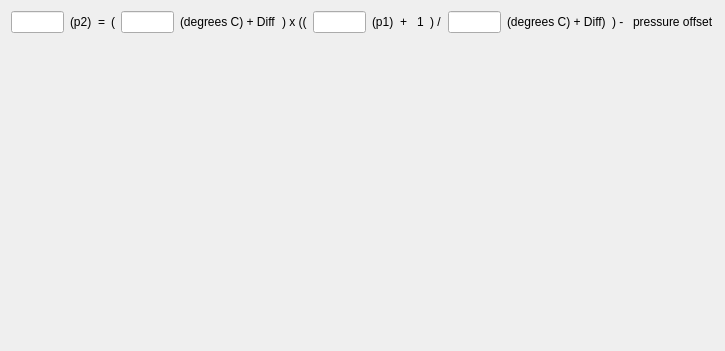
<?xml version="1.0" encoding="UTF-8"?>
<ui version="4.0">
 <class>CPage</class>
 <widget class="QWidget" name="CPage">
  <property name="geometry">
   <rect>
    <x>0</x>
    <y>0</y>
    <width>725</width>
    <height>351</height>
   </rect>
  </property>
  <property name="windowTitle">
   <string>Title</string>
  </property>
  <layout class="QVBoxLayout" name="verticalLayout">
   <item>
    <layout class="QHBoxLayout" name="horizontalLayout_2">
     <item>
      <widget class="QLineEdit" name="p2"/>
     </item>
     <item>
      <widget class="QLabel" name="p2Label">
       <property name="text">
        <string>(p2)</string>
       </property>
      </widget>
     </item>
     <item>
      <widget class="QLabel" name="label_5">
       <property name="text">
        <string>=</string>
       </property>
      </widget>
     </item>
     <item>
      <widget class="QLabel" name="label">
       <property name="text">
        <string>(</string>
       </property>
      </widget>
     </item>
     <item>
      <widget class="QLineEdit" name="t2"/>
     </item>
     <item>
      <widget class="QLabel" name="t2Label">
       <property name="text">
        <string>(degrees C) + Diff</string>
       </property>
      </widget>
     </item>
     <item>
      <widget class="QLabel" name="label_2">
       <property name="text">
        <string>) x ((</string>
       </property>
      </widget>
     </item>
     <item>
      <widget class="QLineEdit" name="p1"/>
     </item>
     <item>
      <widget class="QLabel" name="p1Label">
       <property name="text">
        <string>(p1)</string>
       </property>
      </widget>
     </item>
     <item>
      <widget class="QLabel" name="label_6">
       <property name="text">
        <string>+ </string>
       </property>
      </widget>
     </item>
     <item>
      <widget class="QLabel" name="atmOffset">
       <property name="text">
        <string>1</string>
       </property>
      </widget>
     </item>
     <item>
      <widget class="QLabel" name="label_4">
       <property name="text">
        <string>) /</string>
       </property>
      </widget>
     </item>
     <item>
      <widget class="QLineEdit" name="t1"/>
     </item>
     <item>
      <widget class="QLabel" name="t1Label">
       <property name="text">
        <string>(degrees C) + Diff)</string>
       </property>
      </widget>
     </item>
     <item>
      <widget class="QLabel" name="label_3">
       <property name="text">
        <string>) - </string>
       </property>
      </widget>
     </item>
     <item>
      <widget class="QLabel" name="label_7">
       <property name="text">
        <string>pressure offset</string>
       </property>
      </widget>
     </item>
    </layout>
   </item>
   <item>
    <spacer name="verticalSpacer">
     <property name="orientation">
      <enum>Qt::Orientation::Vertical</enum>
     </property>
     <property name="sizeHint" stdset="0">
      <size>
       <width>20</width>
       <height>40</height>
      </size>
     </property>
    </spacer>
   </item>
  </layout>
  <action name="actionExit">
   <property name="text">
    <string>Exit</string>
   </property>
   <property name="iconText">
    <string>E&amp;xit</string>
   </property>
   <property name="shortcut">
    <string>Alt+F4</string>
   </property>
  </action>
 </widget>
 <resources/>
 <connections/>
</ui>
